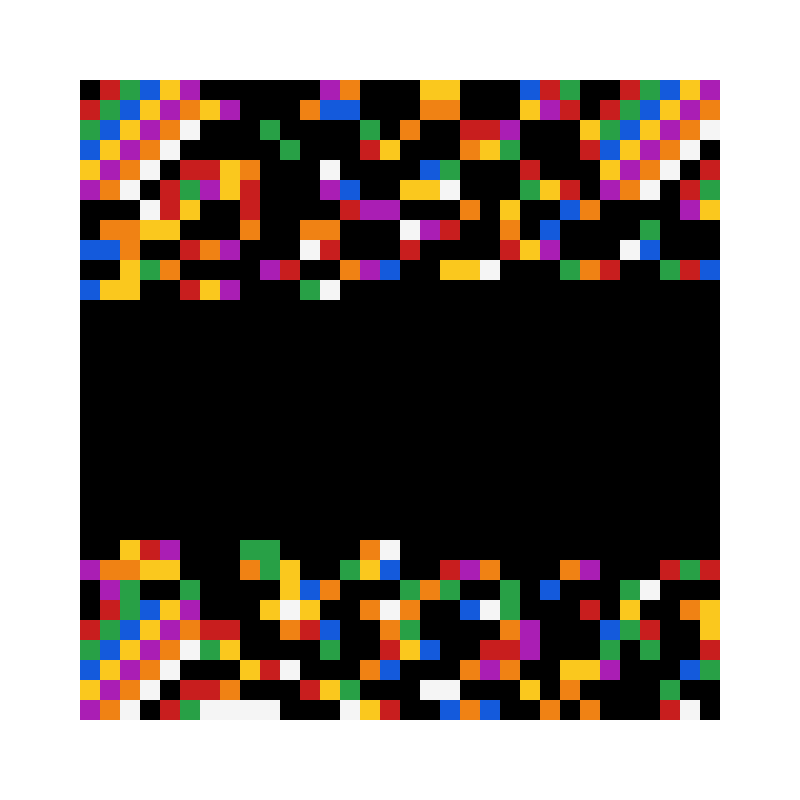
#> input picture sample.png, 800 x 800 px
$ python -i image.py   (imports and definitions only)
#> lines starting #> are read from the running program, lines starting #| are printed output that depends on the picture
### cmbs/codec.py
"""CMBS codec: grid layout, format blocks, bit/cell mapping, encode/decode.

Physical layout of a 32x32 grid:

  * four 6x6 finder patterns in the four corners (diagonal colour gradient,
    used to validate orientation); the bottom-right pattern is the alignment
    marker that anchors the homography under perspective,
  * two replicated 8-cell format blocks on the left edge (magic, ECC level,
    checksum) that also tell the decoder which way up the code is,
  * everything else is data: 864 cells = 324 bytes.

3 bits fit in one cell and 3 bytes fill exactly 8 cells, so the byte stream
maps to the grid with no fractional cells.  Data is laid down in a serpentine
(boustrophedon) scan so localised damage spreads across the Reed-Solomon
blocks instead of clumping.
"""

from .reed_solomon import rs

GRID_SIZE = 32
BITS_PER_CELL = 3
FINDER_SIZE = 6
FINDER_POS = (
    (0, 0),
    (0, GRID_SIZE - FINDER_SIZE),
    (GRID_SIZE - FINDER_SIZE, 0),
    (GRID_SIZE - FINDER_SIZE, GRID_SIZE - FINDER_SIZE),
)
FORMAT_BLOCKS = ((7, 1), (24, 1))  # (top-left row, top-left col), 8 cells wide
FORMAT_CELLS = 8

ECC_LEVELS = ("L", "M", "Q")

# Usable data cells (324 bytes = 864 cells; the BR finder reserves 36).
DATA_CELLS_TOTAL = 864
DATA_CELLS = 864
DATA_BYTES = DATA_CELLS * BITS_PER_CELL // 8  # 324

# n_blocks x (data bytes, ecc bytes) per ECC level.
_RS_PARAMS = {
    "L": dict(n_blocks=2, data=137, ecc=25),
    "M": dict(n_blocks=2, data=120, ecc=42),
    "Q": dict(n_blocks=2, data=106, ecc=56),
}

FORMAT_MAGIC = 0xDA

# Finder pattern: 6x6 diagonal gradient using all 8 colours.
FINDER_PATTERN = [[(r + c) % 8 for c in range(FINDER_SIZE)] for r in range(FINDER_SIZE)]


class DecodeError(Exception):
    pass


# -- reserved cells -------------------------------------------------------

def _is_reserved(r, c):
    for fr, fc in FINDER_POS:
        if fr <= r < fr + FINDER_SIZE and fc <= c < fc + FINDER_SIZE:
            return True
    for fr, fc in FORMAT_BLOCKS:
        if r == fr and fc <= c < fc + FORMAT_CELLS:
            return True
    return False


_data_cells = []
for _r in range(GRID_SIZE):
    _row = [c for c in range(GRID_SIZE) if not _is_reserved(_r, c)]
    if _r % 2 == 1:
        _row.reverse()
    _data_cells.extend((_r, c) for c in _row)
#> further down, picture is the input picture: PIL image 800x800 RGB; mean R, G, B 127.2, 117.2, 111.4


# -- bit / cell helpers ----------------------------------------------------

# [44 lines left out: functions _bits_to_cells, _cells_to_bits, _bytes_to_cells, _cells_to_bytes, not called in this run]


# -- format block -----------------------------------------------------------

def payload_capacity(level):
    level = _check_level(level)
    return _RS_PARAMS[level]["n_blocks"] * _RS_PARAMS[level]["data"] - 2


# [65 lines left out: functions _check_level, _format_bits, _read_format, _read_format_block, _finders_ok, not called in this run]


def _rotate_clockwise(grid):
    return [[grid[GRID_SIZE - 1 - c][r] for c in range(GRID_SIZE)] for r in range(GRID_SIZE)]


# -- encode -----------------------------------------------------------------

# [89 lines left out: functions build_grid, parse_grid, _extract, decode_payload, not called in this run]

### cmbs/palette.py
"""CMBS colour palette.

8 colours, one per 3-bit value (000..111), tuned so the colours are as
separated as possible in RGB space while keeping enough contrast against a
white background for a camera / scanner to disambiguate them in normal
lighting.  Ordering matches the original spec: black, red, green, blue,
yellow, purple(magenta), orange, white.
"""

PALETTE = (
    (0, 0, 0),          # 000 black
    (200, 30, 30),      # 001 red
    (40, 160, 70),      # 010 green
    (20, 90, 220),      # 011 blue
    (250, 200, 30),     # 100 yellow
    (170, 30, 180),     # 101 purple / magenta
    (240, 130, 20),     # 110 orange
    (245, 245, 245),    # 111 white
)

COLOR_NAMES = (
    "black",
    "red",
    "green",
    "blue",
    "yellow",
    "purple",
    "orange",
    "white",
)

COLOR_GLYPHS = (
    "\u26ab",
    "\U0001f534",
    "\U0001f7e2",
    "\U0001f535",
    "\U0001f7e1",
    "\U0001f7e3",
    "\U0001f7e0",
    "\u26aa",
)


def nearest_color_index(rgb):
    """Return palette index whose colour is closest to `rgb` (squared RGB distance)."""
    r, g, b = rgb
    best = 0
    best_d = None
    for i, (pr, pg, pb) in enumerate(PALETTE):
        dr, dg, db = pr - r, pg - g, pb - b
        d = dr * dr + dg * dg + db * db
        if best_d is None or d < best_d:
            best_d = d
            best = i
    return best

### cmbs/image.py
"""CMBS image helpers (Pillow): render a grid to a PNG and sample it back.

Rendering adds a white "quiet zone" border.  Reading crops to the bounding
box of pixels that differ from the corner colour (the finder patterns always
pin all four edges of the grid, so the bounding box lands on the code), then
samples the centre 60% of each 32x32 cell and maps the average colour to the
nearest palette entry.
"""

from .palette import PALETTE, nearest_color_index
from .codec import GRID_SIZE, decode_payload

from PIL import Image, ImageDraw


def render_image(grid, cell=20, border=4):
    """Render a palette-index grid to a Pillow Image with a white border."""
    n = GRID_SIZE
    size = n * cell
    img = Image.new("RGB", (size + 2 * border * cell, size + 2 * border * cell), (255, 255, 255))
    draw = ImageDraw.Draw(img)
    off = border * cell
    for r in range(n):
        for c in range(n):
            x0 = off + c * cell
            y0 = off + r * cell
            draw.rectangle([x0, y0, x0 + cell - 1, y0 + cell - 1], fill=PALETTE[grid[r][c]])
    return img


def encode_to_image(payload, level="M", cell=20, border=4):
    from .codec import build_grid
    return render_image(build_grid(payload, level), cell=cell, border=border)


def _content_bbox(img):
    w, h = img.size
#> w = 800; h = 800
    corner = img.getpixel((0, 0))
#> corner = (255, 255, 255)
    px = img.load()
    thr = 625  # squared distance (25^2) from the corner colour
    minx, miny, maxx, maxy = w, h, -1, -1
#> minx = 800; miny = 800; maxx = -1; maxy = -1
    for y in range(h):
        for x in range(w):
            r, g, b = px[x, y]
            dr, dg, db = r - corner[0], g - corner[1], b - corner[2]
            if dr * dr + dg * dg + db * db > thr:
                if x < minx:
                    minx = x
                if x > maxx:
                    maxx = x
                if y < miny:
                    miny = y
                if y > maxy:
                    maxy = y
#> after the loop, maxx = 719; maxy = 719; minx = 80; miny = 80
    if maxx < minx or maxy < miny:
        raise ValueError("no CMBS code found in image")
    return minx, miny, maxx + 1, maxy + 1


def _average_color(region):
    return region.resize((1, 1), Image.BILINEAR).getpixel((0, 0))


def image_to_grid(image):
    """Read a Pillow Image and sample it into a 32x32 grid of palette indices."""
    img = image.convert("RGB")
    box = _content_bbox(img)
#> box = (80, 80, 720, 720)
    crop = img.crop(box)
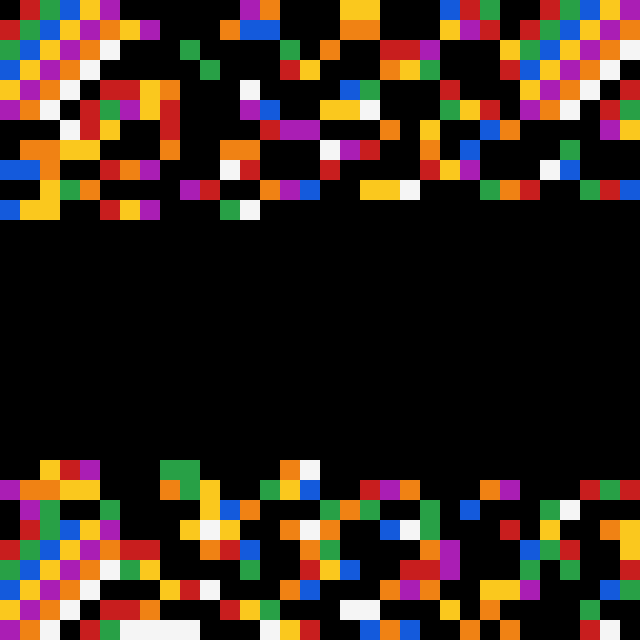
#> crop: PIL image 640x640 RGB; mean R, G, B 55.2, 39.6, 30.7
    cw, ch = crop.size
#> cw = 640; ch = 640
    grid = [[0] * GRID_SIZE for _ in range(GRID_SIZE)]
    for r in range(GRID_SIZE):
        for c in range(GRID_SIZE):
            x0 = c * cw // GRID_SIZE
            x1 = (c + 1) * cw // GRID_SIZE
            y0 = r * ch // GRID_SIZE
            y1 = (r + 1) * ch // GRID_SIZE
            ix0 = x0 + (x1 - x0) // 5
            ix1 = x1 - (x1 - x0) // 5
            iy0 = y0 + (y1 - y0) // 5
            iy1 = y1 - (y1 - y0) // 5
            if ix1 <= ix0:
                ix1 = ix0 + 1
            if iy1 <= iy0:
                iy1 = iy0 + 1
            avg = _average_color(crop.crop((ix0, iy0, ix1, iy1)))
            grid[r][c] = nearest_color_index(avg)
#> this loop made 32 passes
    return grid


def decode_image(image_or_path):
    """Open (or accept) an image, sample it and decode the payload."""
    if isinstance(image_or_path, str):
        image = Image.open(image_or_path)
    else:
        image = image_or_path
    grid = image_to_grid(image)
    payload, rot = decode_payload(grid)
    return payload, rot

>>> from PIL import Image
>>> picture = Image.open('../sample.png')
>>> result = image_to_grid(picture)
